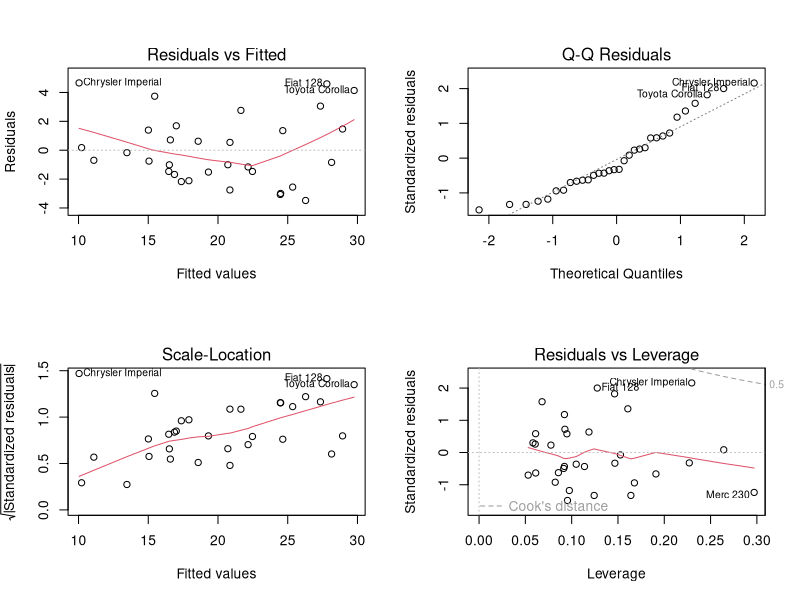

Source code (R):
library(car)
input <- mtcars
names(input)
cor(input)
model <- lm(mpg~. , data = input) #. indicate all the variables
summary(model)
vif(model) #vif under package Car

#removing Disp variable based on vif value
model <- lm(mpg~. -disp, data = input) #enter method 
summary(model)
vif(model)

#removing cyl based on vif value
model <- lm(mpg~. -disp-cyl, data = input) #enter method 
summary(model)
vif(model)

#doing forward and backward and stepwise regression
model1 <- lm(mpg~., data = input)
summary(model1)
vif(model1)

#backward method (step is used to specify the direction)
model2 <- step(lm(mpg~., data=input), direction = "backward")
summary(model2)
vif(model2)
par(mfrow=c(2,2))
plot(model2)
library(lmtest)
dwtest(model2) #dwtest and ncvtest works under lmtest
ncvTest(model2)
# 
# > ncvTest(model2)
# Non-constant Variance Score Test 
# Variance formula: ~ fitted.values 
# Chisquare = 1.55815, Df = 1, p = 0.21194 
#here p value is > than 0.05, we accept H0

#stepwise method
model3 <- step(lm(mpg~., data= input), direction = "both")
summary(model3)
vif(model3)

#forward method

model4 <-  step(lm(mpg~., data = input), direction = "forward")
summary(model4)
vif(model4)

